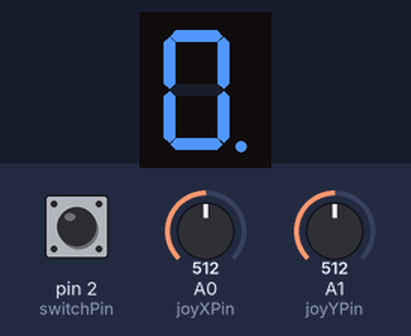
The sketch below on a simulated Arduino Uno, built with avr-gcc and run on an emulated ATmega328P. Parts: 1-digit seven-segment display. Wiring (inferred from the names in the program): 1-digit 7-segment display, segments lit when LOW: segments pin 10, pin 9, pin 8, pin 7, pin 6, pin 5, pin 4, pin 12. The inputs (shaded band) are chosen by the test bench; at power-on: A0 (joyXPin) = 512, pin 2 (switchPin) HIGH, A1 (joyYPin) = 512. The segment pins are drawn as the display they are named for.

Above: at 1.2 s.
1.3 s: A0 (joyXPin) set to 390
At 1.54 s:
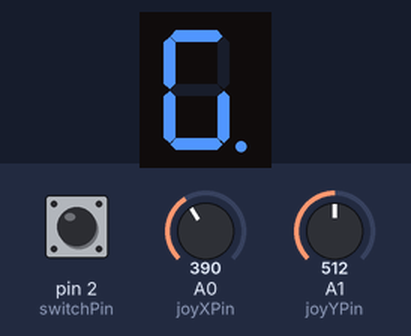
4.3 s: pin 2 (switchPin) pulled LOW for 1 s
At 6.04 s:
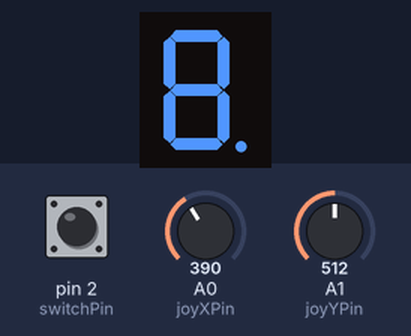
Timing chart, 0 to 7.5 s (numbered marks = the images above; inputs shaded):
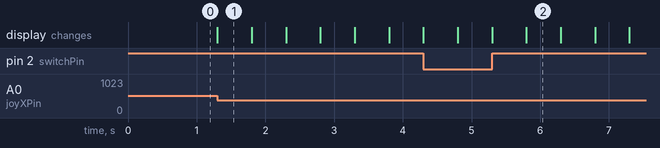

The sketch:

homework4_7seg.ino
```cpp
const int switchPin = 2;
const int joyXPin = A0;
const int joyYPin = A1;

const int segmentAPin = 12;
const int segmentBPin = 10;
const int segmentCPin = 9;
const int segmentDPin = 8;
const int segmentEPin = 7;
const int segmentFPin = 6;
const int segmentGPin = 5;
const int segmentDPPin = 4;

const int numSegments = 8;

bool CommonAnode = false;
byte ledState = HIGH;
bool isJoystickMoved = false;
int minJoystickThreshold = 400;
int maxJoystickThreshold = 600;
int xJoystickValue = 0;
int yJoystickValue = 0;
byte buttonState = LOW;
byte lastButtonState = LOW;
int activeSegmentPin = segmentDPPin;
bool isButtonPressed = false;
unsigned long lastONOFFMillis = 0;
const unsigned long ONOFFInterval = 500;
unsigned long buttonPressTime = 0;
bool isButtonLongPressed = false;
bool ActiveSegon_off = true;

int segmentsPins[numSegments] = {
  segmentAPin, segmentBPin, segmentCPin, segmentDPin, segmentEPin, segmentFPin, segmentGPin, segmentDPPin};

bool segmentsState[numSegments] = {
  LOW, LOW, LOW, LOW, LOW, LOW, LOW, LOW};

void setup() {
  for (int i = 0; i < numSegments; i++) {
    pinMode(segmentsPins[i], OUTPUT);
  }
  pinMode(switchPin, INPUT_PULLUP);
  if (CommonAnode == true) {
    ledState = !ledState; // revert the setuo for common anode
  }
  for (int i = 0; i < numSegments; i++) {
    digitalWrite(segmentsPins[i], LOW);
  }
  activeSegmentPin = segmentDPPin; //starting from db
  digitalWrite(activeSegmentPin, HIGH);
}

void loop() {
  xJoystickValue = analogRead(joyXPin); //read the movement of the joystick on the X Y axis
  yJoystickValue = analogRead(joyYPin);


  if (xJoystickValue < minJoystickThreshold && !isJoystickMoved) {
    activeSegmentPin = nextSegment(activeSegmentPin, 'L'); //if it moved on the X axis to the left we go to that segment
    isJoystickMoved = true;
  }
  else if (xJoystickValue > maxJoystickThreshold && !isJoystickMoved) {
    activeSegmentPin = nextSegment(activeSegmentPin, 'R'); //if it moved on the X axis to the right we go to that segment
    isJoystickMoved = true;
  }

  if (yJoystickValue < minJoystickThreshold && !isJoystickMoved) {
    activeSegmentPin = nextSegment(activeSegmentPin, 'U'); //if it moved on the Y axis up we go to that segment
    isJoystickMoved = true;
  }
  else if (yJoystickValue > maxJoystickThreshold && !isJoystickMoved) {
    activeSegmentPin = nextSegment(activeSegmentPin, 'D');//if it moved on the Y axis down we go to that segment
    isJoystickMoved = true;
  }

  if (xJoystickValue >= minJoystickThreshold && xJoystickValue <= maxJoystickThreshold && yJoystickValue >= minJoystickThreshold && yJoystickValue <= maxJoystickThreshold)
    isJoystickMoved = false;

  buttonState = digitalRead(switchPin);
  if (buttonState != lastButtonState) {
    if (buttonState == LOW) {
      buttonPressTime = millis(); // if the button was pressed we measure how long it is pressed using millis
    }
    else {
      if (millis() - buttonPressTime < 1000) {//if it was a short press
        isButtonPressed = !isButtonPressed;
        ActiveSegon_off = false; //the segment should be on, without flickering
      }
      else {
        for (int i = 0; i < numSegments; i++)
          digitalWrite(segmentsPins[i], LOW);//reset to the db pin
        activeSegmentPin = segmentDPPin;
        ActiveSegon_off = true;
        digitalWrite(activeSegmentPin, HIGH);
      }
    }
    lastButtonState = buttonState;
  }

  if (ActiveSegon_off == true) {
    OnOff(activeSegmentPin, lastONOFFMillis, ONOFFInterval); //if the segment is selected and it should be flickering we do that
  }
  else
    digitalWrite(activeSegmentPin, HIGH); // otherwise (if the button was pressed) just let the segment be on
}

void OnOff(int segment, unsigned long &lastONOFFMillis, unsigned long ONOFFInterval) {
  unsigned long currentMillis = millis();
  if (currentMillis - lastONOFFMillis >= ONOFFInterval) {
    lastONOFFMillis = currentMillis; // measure how long to stay on and off
    int ledState = digitalRead(segment);
    digitalWrite(segment, !ledState);
  }
}

int nextSegment(int segment, char dir) {
  if (ActiveSegon_off == true)
    digitalWrite(activeSegmentPin, LOW); //keep the segmennt off if we moved and the button wasn't pressed
  else ActiveSegon_off = true;
  //Select the specific segmnent for each possible movement
  if (dir == 'U') {
    if (segment == segmentsPins[1] || segment == segmentsPins[5] || segment == segmentsPins[6]) {
      return segmentsPins[0];
    }
    else if (segment == segmentsPins[2] || segment == segmentsPins[3] || segment == segmentsPins[4]) {
      return segmentsPins[6];
    }
    else return segment; // if there is no neighbour segment, we stay on the current one

  } else if (dir == 'D') {
    if (segment == segmentsPins[0] || segment == segmentsPins[1] || segment == segmentsPins[5]) {
      return segmentsPins[6];
    }
    else if (segment == segmentsPins[2] || segment == segmentsPins[4] || segment == segmentsPins[6]) {
      return segmentsPins[3];
    }
    else return segment;

  } else if (dir == 'L') {
    if (segment == segmentsPins[0] || segment == segmentsPins[1]) {
      return segmentsPins[5];
    }
    else if (segment == segmentsPins[2] || segment == segmentsPins[3]) {
      return segmentsPins[4];
    }
    else if (segment == segmentsPins[7]) {
      return segmentsPins[2];
    }
    else return segment;

  } else if (dir == 'R') {
    if (segment == segmentsPins[0] || segment == segmentsPins[5]) {
      return segmentsPins[1];
    }
    else if (segment == segmentsPins[2]) {
      return segmentsPins[7];
    }
    else if (segment == segmentsPins[3] || segment == segmentsPins[4]) {
      return segmentsPins[2];
    }
    else return segment;

  }}
```

Measured:
- after the input at 1.3 s, the display: changes at once (image 1)
- what the display in image 1 shows lasts 0.5 s, from 1.3 s to 1.8 s
